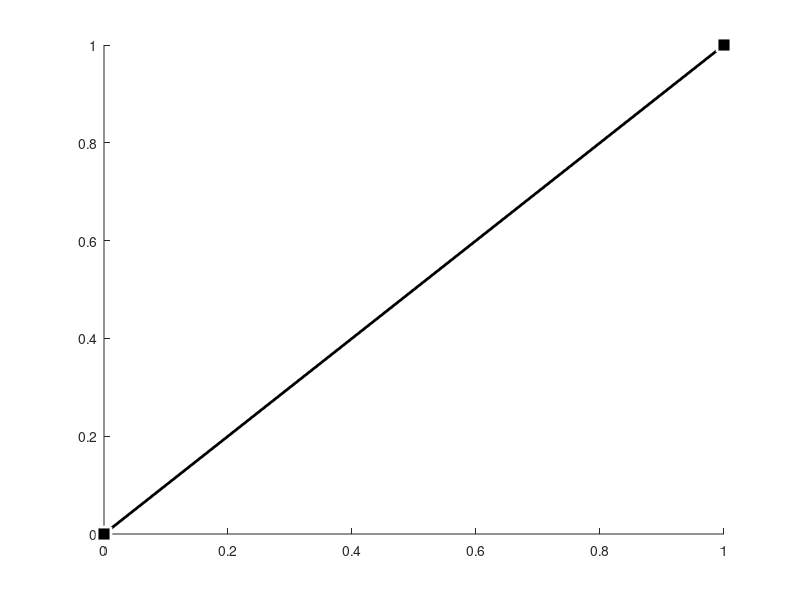

Here is the MATLAB script that generated this plot: (Note: this script raises an error after producing the figure.)
function poly = selectPolygon(varargin)
% select a polygon by mouse
%
%% Syntax
%   poly = selectPolygon
%   ebsd = ebsd(inpolygon(ebsd,poly))

disp('Use the mouse to select the vertices of a polygon.');
disp('Click right to finish your selection.')

poly = [];
button = 1;
hold on

h = line('Color','k','MarkerFaceColor','k','MarkerEdgeColor',...
  'w','MarkerSize',10,'LineWidth',2,'Marker','s');

while button == 1
  
    [xi,yi,button] = ginput(1);
    poly(end+1,:) = [xi,yi]; %#ok<AGROW>
    
    set(h,'XData',poly(:,1),'YData',poly(:,2));
    
end

% ensure the polygon is always closed
poly(end+1,:) = poly(1,:);
set(h,'XData',poly(:,1),'YData',poly(:,2));

hold off

